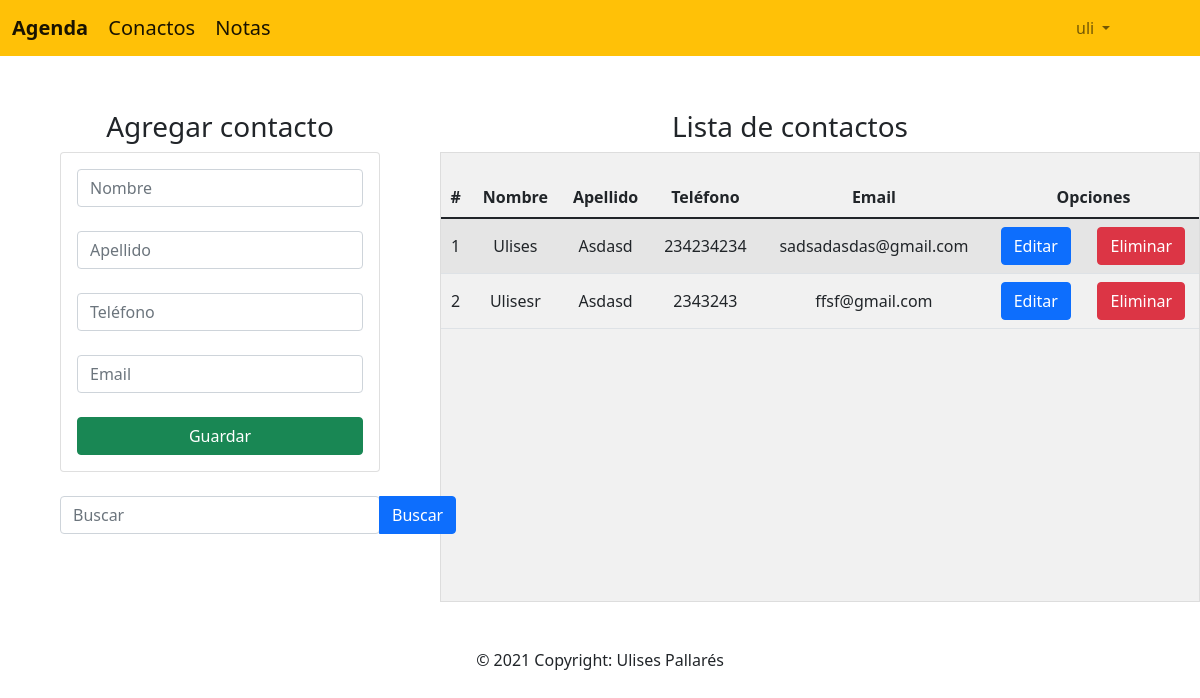
The page /home (signed in) on the database as committed earlier.
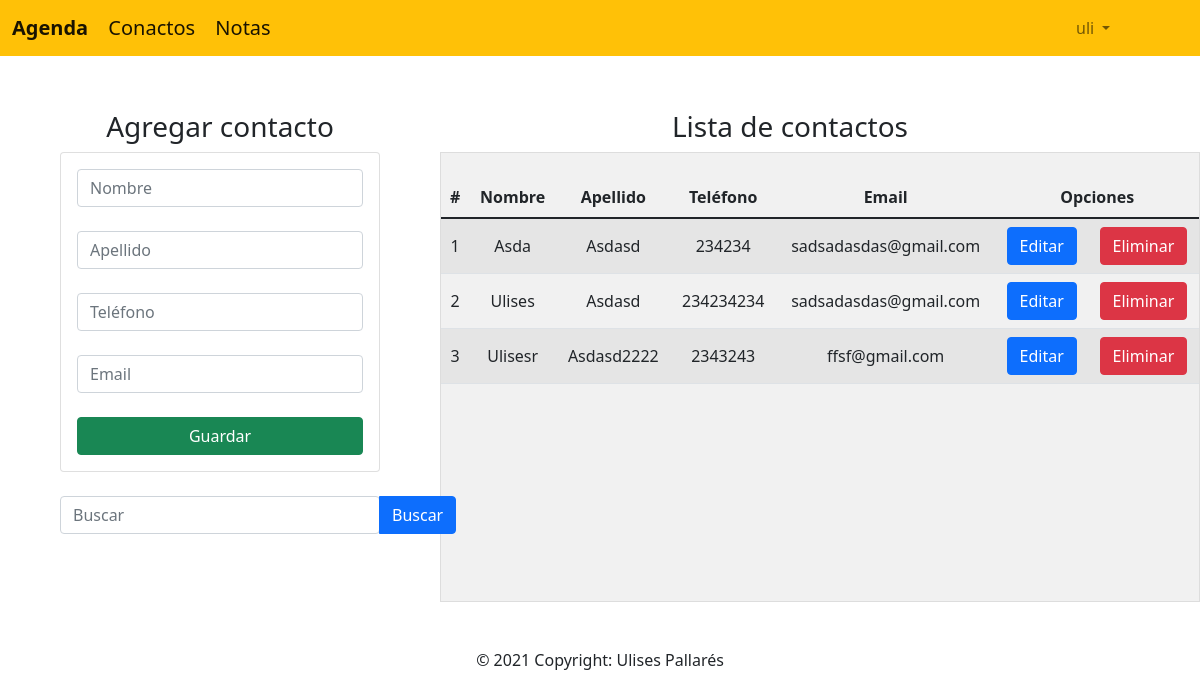
The same page on the database as committed later.
### Agenda_contactos/models.py (models this page shows, shortened)
class contacto(models.Model):
    nombre = models.CharField(max_length=50)
    apellido = models.CharField(max_length=50)
    telefono = models.IntegerField()
    email = models.EmailField(max_length = 254)
    usuario = models.ForeignKey(User, on_delete=models.CASCADE)

### Agenda_contactos/views.py (the view)
# urls.py: 2. Add a URL to urlpatterns:  path('', views.home, name='home')
@login_required
def home(request):
    nombrebus = request.GET.get('txtbuscar', False)
    if nombrebus == False:
        contactosEncontrados = contacto.objects.filter(usuario_id = auth.get_user(request).id ).order_by('nombre')
    else:
        contactosEncontrados = contacto.objects.filter(nombre__contains=nombrebus, usuario_id = auth.get_user(request).id).order_by('nombre')
        if len(contactosEncontrados) == 0:
            mensaje = nombrebus + ' no existe'
            messages.warning(request, mensaje)
    return render(request,"crud.html",{"contacto": contactosEncontrados})

### Agenda_contactos/templates/crud.html (shortened to what this page needs)
{% extends "base.html" %}
{% block content %}
<div class="row">
   <div class="col-sm-12 col-md-6 col-lg-4 col-xl-4">
    <br>
    <h3 style="text-align:center;" >Agregar contacto</h3>
    <div class="card">
        <div class="card-body">
            <form action="crearcontacto/" method="POST"> {% csrf_token %}
                <div class="form-gourp">
                    <input type="text" placeholder="Nombre" id="txtnombre" name="txtnombre" class="form-control" minlength="1" maxlength="50">
                </div>
                <br>
                <div class="form-gourp">
                    <input type="text" placeholder="Apellido" id="txtapellido" name="txtapellido" class="form-control" minlength="1" maxlength="50">
                </div>
                <br>
                <div class="form-gourp">
                <input type="number" placeholder="Teléfono" id="txttelefono" name="txttelefono" class="form-control" minlength="10" maxlength="10">
                </div>
                <br>
                <div class="form-gourp">
                    <input type="email" placeholder="Email" id="txtemail" name="txtemail" class="form-control" maxlength="254">
                </div>
                <br>
                <div class="form-gourp">
                    <button type="submit" class="btn btn-success btn-block text-white col-xl-12 " >
                        Guardar
                    </button>
                </div>
            </form>
        </div>
    </div>
    <br>
    <form action="home" method="GET"> {% csrf_token %}
        <div class="btn-group " method="GET">
            <input class="form-control col-xl-12 " id="txtbuscar" name="txtbuscar"  type="text" placeholder="Buscar" aria-label="Search">
            <button class="btn btn-primary submit" >Buscar</button>
       </div>
    </form>
    <br>
</div>
  <br>
   <div class="col-sm-12 col-md-6 col-lg-8 col-xl-8" >
    <br>
       <h3 style="text-align: center;" >Lista de contactos</h3>
       <div class="table-responsive" id="global" >
        <br>
           <table class="table table-striped  table-responsive " style="text-align:center;" id="mensajes">
                <thead >
                    <tr>
                        <th>#</th>
                        <th>Nombre</th>
                        <th>Apellido</th>
                        <th>Teléfono</th>
                        <th>Email</th>
                        <th colspan="2">Opciones</th>
                    </tr>
                </thead >
                <tbody >
                    {% for c in contacto %}
                    <tr >
                        <td>{{forloop.counter}}</td>
                        <td>{{c.nombre}}</td>
                        <td>{{c.apellido}}</td>
                        <td>{{c.telefono}}</td>
                        <td>{{c.email}}</td>
                        <td><a href="edicioncontacto/{{c.id}}" class="btn btn-primary" >Editar</a></td>
                        <td><a href="eliminarcontacto/{{c.id}}"class="btn btn-danger btnEliminacion"  >Eliminar</a></td>
                    </tr>
                    {% endfor %}
                </tbody>
           </table>
        </div>
   </div>
  </div>
</div>
{% endblock %}

Rows that differ between the two databases and show on the page:
added contacto: nombre "Asda", apellido "Asdasd", telefono "234234", email "sadsadasdas@gmail.com"
changed contacto "Ulisesr": apellido "Asdasd" → "Asdasd2222"
